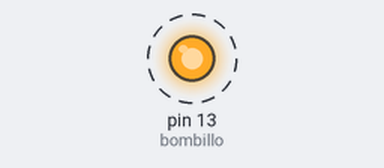
This sketch was run on a simulated Arduino Uno, built with avr-gcc and run on an emulated ATmega328P. On the bench: output pins drawn as LEDs (lit = HIGH). Dashed ring = blinking.

Above: at 0.5 s.
Timing chart, 0 to 3.5 s (numbered marks = the images above):
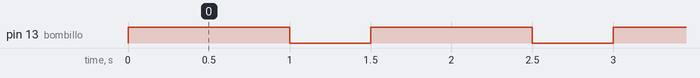

The sketch:

leds.ino
```cpp
int bombillo = 13;
int espera = 500;

void setup() {
  // put your setup code here, to run once:
  pinMode(bombillo, OUTPUT);
}

void loop() {
  // put your main code here, to run repeatedly:
  digitalWrite(bombillo, HIGH);
  delay(espera * 2);
  digitalWrite(bombillo, LOW);
  delay(espera);
}
```

arduino_leds.cpp
```cpp
int amarillo = 13;
int rojo = 7;
int milisegundos = 300;

void setup()
{
  pinMode(amarillo, OUTPUT);
  pinMode(rojo, OUTPUT);
}

void loop()
{
  digitalWrite(amarillo, HIGH);
  digitalWrite(rojo, LOW);
  delay(milisegundos);
  digitalWrite(amarillo, LOW);
  digitalWrite(rojo, HIGH);
  delay(milisegundos * 2);
}
```

Measured:
- by itself, pin 13 (bombillo): alternates HIGH for 1.0 s and LOW for 0.50 s
